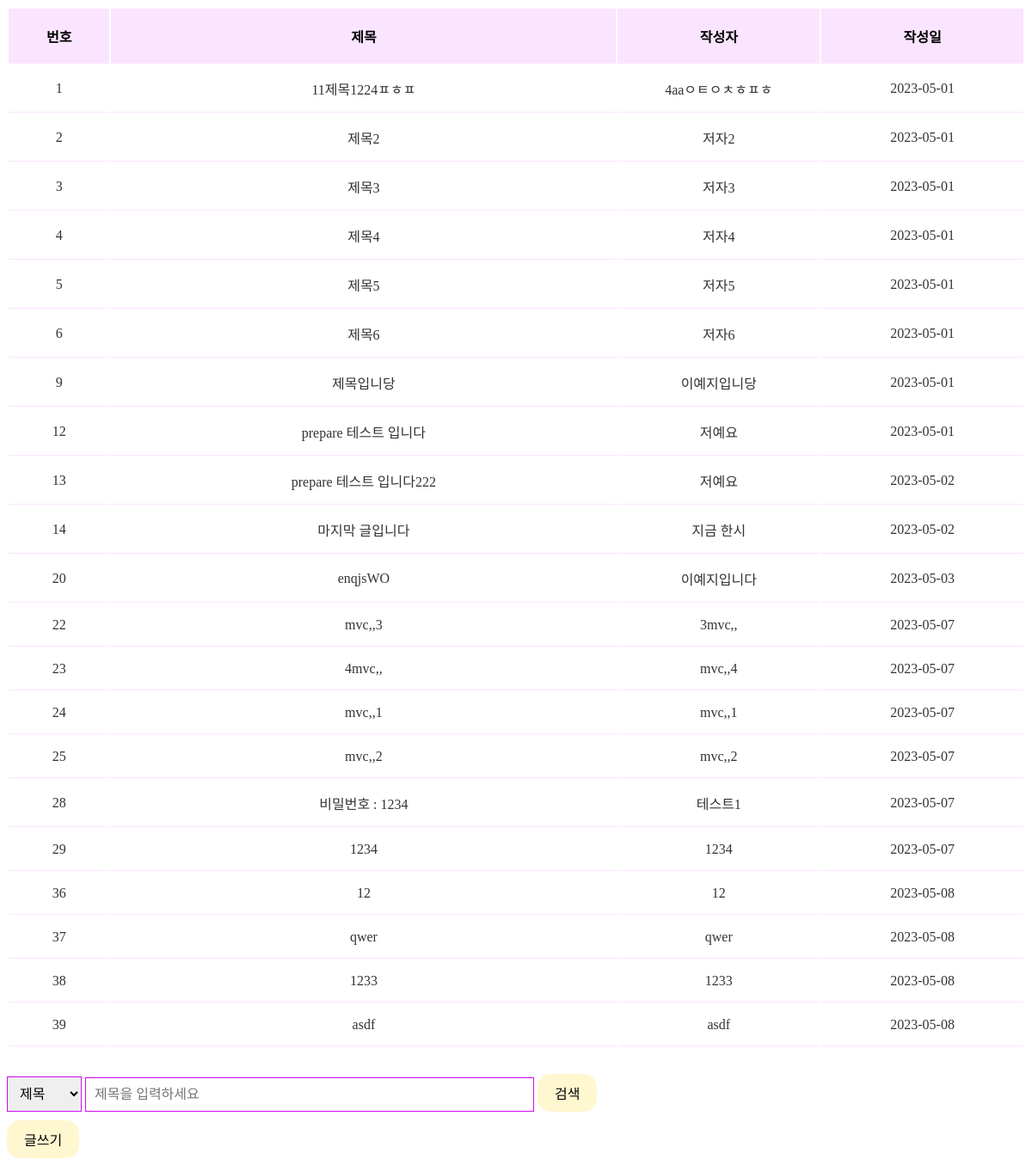
Before: /_org/index.php with the older database file.
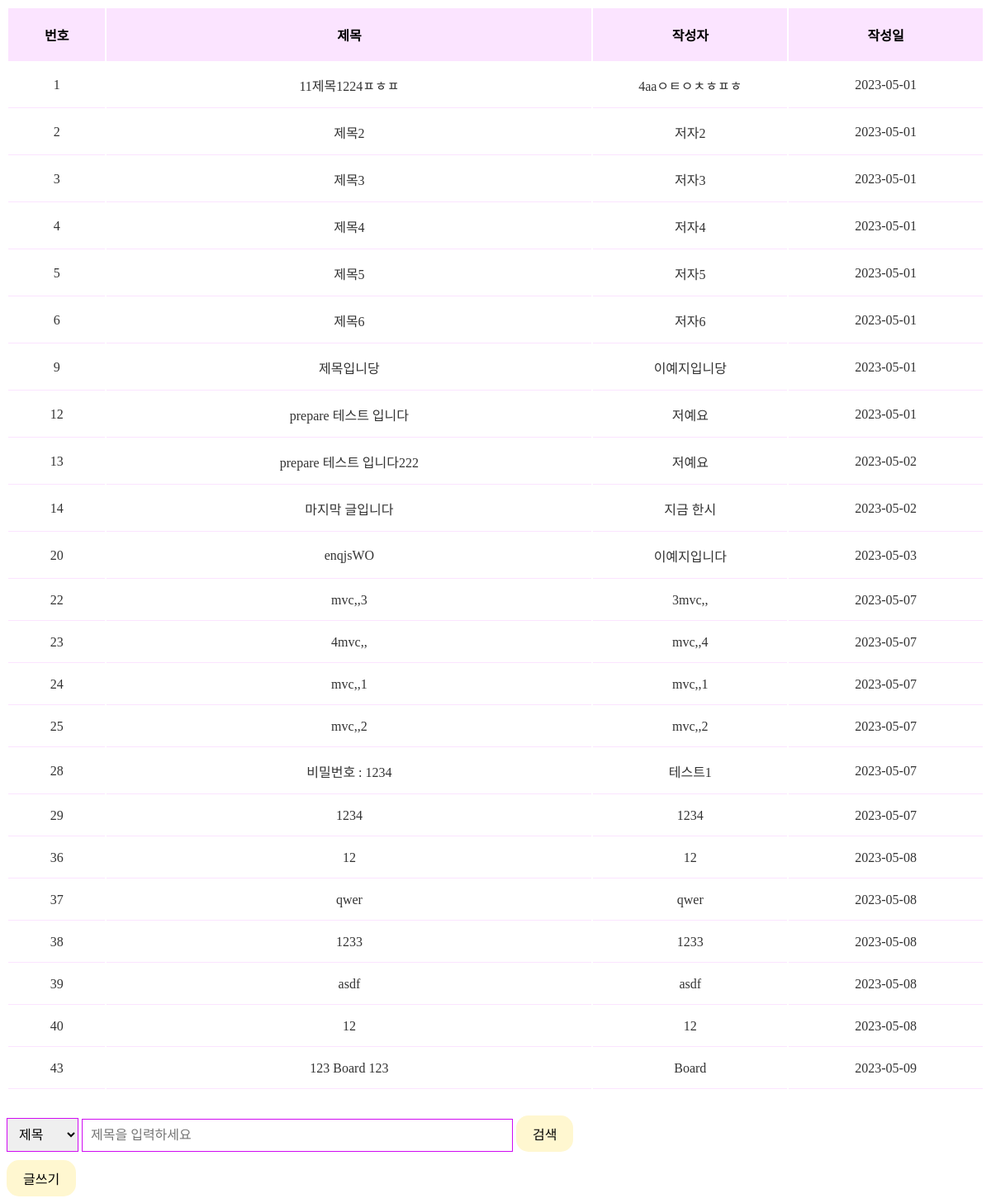
After: the same page with the newer database file.
### tables this page shows
CREATE TABLE `post` (
  `idx` int(11) NOT NULL,
  `title` varchar(50) NOT NULL,
  `content` varchar(2000) NOT NULL,
  `author` varchar(30) NOT NULL,
  `created_at` date NOT NULL DEFAULT current_timestamp(),
  `password` varchar(255) NOT NULL
);

### _org/index.php (the view, shortened to what this page needs)
<?php include_once ("./db/db.php"); ?>
<!DOCTYPE html>
<html lang="en">
<head>
    <link rel="stylesheet" href="style.css">
</head>
<body>
    <table>
        <colgroup>
            <col width="10%" />
            <col width="50%" />
            <col width="20%" />
            <col width="20%" />
        </colgroup>
        <thead class="thead">
            <tr>
                <th>번호</th>
                <th>제목</th>
                <th>작성자</th>
                <th>작성일</th>
            </tr>
        </thead>
        <tbody class="tbody">
            <?php
                $sql = "SELECT * FROM post";
                $stmh = $pdo -> prepare($sql);
                $stmh -> execute();
                while($result = $stmh -> fetch(PDO::FETCH_ASSOC)){
            ?>
            <tr>
                <td>
                    <a href="view.php?idx=<?=$result['idx']?>" class="title">
                        <?php echo $result['idx']; ?>
                    </a>
                </td>
                <td>
                    <a href="view.php?idx=<?=$result['idx']?>" class="title">
                        <?php echo $result['title']; ?>
                    </a>
                </td>
                <td>
                    <?php echo $result['author']; ?>
                </td>
                <td>
                    <?php echo $result['created_at']; ?>
                </td>
            </tr>
            <?php } ?>
        </tbody>
    </table>
    <form action="search.php" method="post">
        <select name="search_option" id="">
            <option value="title">제목</option>
        </select>
        <input type="text" name="search" placeholder="제목을 입력하세요" style="display: inline-block;">
        <button type="submit">검색</button>
    </form>
    <a href="write.php">글쓰기</a>
</body>
</html>

Changed rows visible on the page:
added post: idx "40", title "12", author "12", created_at "2023-05-08"
added post: idx "43", title "123 Board 123", author "Board", created_at "2023-05-09"
